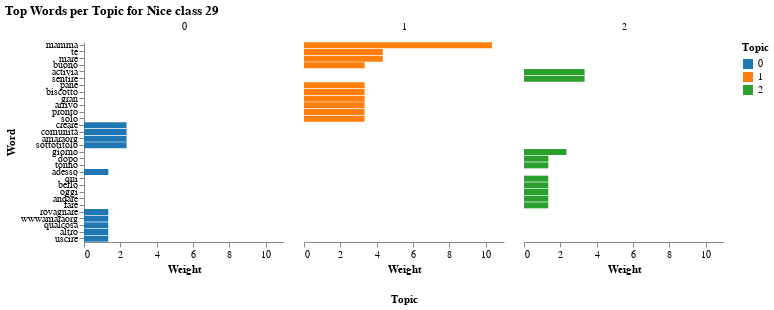

Notebook source saved alongside this figure:
### Code cell
n_top_words = 10
tf_feature_names = tf_vectorizer.get_feature_names_out()
df_topic_words = get_topic_words_df(lda, tf_feature_names, n_top_words)
chart = alt.Chart(df_topic_words).mark_bar().encode(
    x=alt.X('Weight:Q', title='Weight'),
    y=alt.Y('Word:N', sort='-x', title='Word'),
    color=alt.Color('Topic:N', scale=alt.Scale(scheme='category10')),
    column=alt.Column('Topic:N', title='Topic', header=alt.Header(titleOrient='bottom'))
).properties(
    width=200,
    height=200,
    title='Top Words per Topic for Nice class 29'
).configure_axis(
    grid=False
).configure_view(
    strokeWidth=0
)

chart.display()

### Figure 1 — Vega-Lite specification as saved in the notebook (floating-point values rounded to 4 significant figures)
{"config": {"view": {"continuousWidth": 300, "continuousHeight": 300, "strokeWidth": 0}, "axis": {"grid": false}}, "data": {"name": "data-953232e8270fd240f11efe8568f058f2"}, "mark": {"type": "bar"}, "encoding": {"color": {"field": "Topic", "scale": {"scheme": "category10"}, "type": "nominal"}, "column": {"field": "Topic", "header": {"titleOrient": "bottom"}, "title": "Topic", "type": "nominal"}, "x": {"field": "Weight", "title": "Weight", "type": "quantitative"}, "y": {"field": "Word", "sort": "-x", "title": "Word", "type": "nominal"}}, "height": 200, "title": "Top Words per Topic for Nice class 29", "width": 200, "$schema": "https://vega.github.io/schema/vega-lite/v5.20.1.json", "datasets": {"data-953232e8270fd240f11efe8568f058f2": [{"Topic": 0, "Word": "creare", "Weight": 2.342}, {"Topic": 0, "Word": "comunità", "Weight": 2.342}, {"Topic": 0, "Word": "amaraorg", "Weight": 2.342}, {"Topic": 0, "Word": "sottotitolo", "Weight": 2.342}, {"Topic": 0, "Word": "adesso", "Weight": 1.337}, {"Topic": 0, "Word": "rovagnare", "Weight": 1.335}, {"Topic": 0, "Word": "wwwamaraorg", "Weight": 1.333}, {"Topic": 0, "Word": "qualcosa", "Weight": 1.333}, {"Topic": 0, "Word": "altro", "Weight": 1.333}, {"Topic": 0, "Word": "uscire", "Weight": 1.333}, {"Topic": 1, "Word": "mamma", "Weight": 10.33}, {"Topic": 1, "Word": "te", "Weight": 4.333}, {"Topic": 1, "Word": "mare", "Weight": 4.333}, {"Topic": 1, "Word": "buono", "Weight": 3.341}, {"Topic": 1, "Word": "pane", "Weight": 3.333}, {"Topic": 1, "Word": "biscotto", "Weight": 3.333}, {"Topic": 1, "Word": "gran", "Weight": 3.333}, {"Topic": 1, "Word": "arrivo", "Weight": 3.333}, {"Topic": 1, "Word": "pronto", "Weight": 3.333}, {"Topic": 1, "Word": "solo", "Weight": 3.333}, {"Topic": 2, "Word": "activia", "Weight": 3.333}, {"Topic": 2, "Word": "sentire", "Weight": 3.333}, {"Topic": 2, "Word": "giorno", "Weight": 2.333}, {"Topic": 2, "Word": "dopo", "Weight": 1.34}, {"Topic": 2, "Word": "tonno", "Weight": 1.338}, {"Topic": 2, "Word": "qui", "Weight": 1.337}, {"Topic": 2, "Word": "bello", "Weight": 1.336}, {"Topic": 2, "Word": "oggi", "Weight": 1.336}, {"Topic": 2, "Word": "andare", "Weight": 1.335}, {"Topic": 2, "Word": "fare", "Weight": 1.335}]}}
